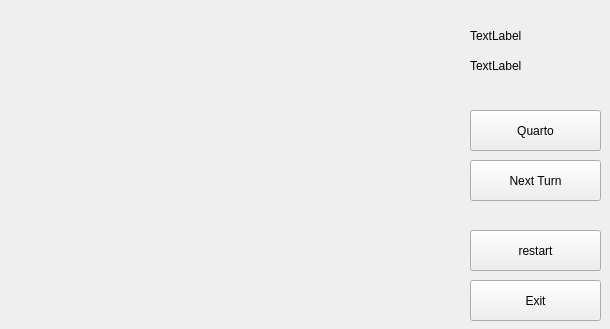
<?xml version="1.0" encoding="UTF-8"?>
<ui version="4.0">
 <class>QuartoWindow</class>
 <widget class="QWidget" name="QuartoWindow">
  <property name="geometry">
   <rect>
    <x>0</x>
    <y>0</y>
    <width>610</width>
    <height>329</height>
   </rect>
  </property>
  <property name="windowTitle">
   <string>Form</string>
  </property>
  <widget class="QPushButton" name="pushButton">
   <property name="geometry">
    <rect>
     <x>470</x>
     <y>280</y>
     <width>131</width>
     <height>41</height>
    </rect>
   </property>
   <property name="text">
    <string>Exit</string>
   </property>
  </widget>
  <widget class="QLabel" name="turn">
   <property name="geometry">
    <rect>
     <x>470</x>
     <y>20</y>
     <width>131</width>
     <height>31</height>
    </rect>
   </property>
   <property name="text">
    <string>TextLabel</string>
   </property>
  </widget>
  <widget class="QLabel" name="status">
   <property name="geometry">
    <rect>
     <x>470</x>
     <y>50</y>
     <width>131</width>
     <height>31</height>
    </rect>
   </property>
   <property name="text">
    <string>TextLabel</string>
   </property>
  </widget>
  <widget class="QPushButton" name="checkWin">
   <property name="geometry">
    <rect>
     <x>470</x>
     <y>110</y>
     <width>131</width>
     <height>41</height>
    </rect>
   </property>
   <property name="text">
    <string>Quarto</string>
   </property>
  </widget>
  <widget class="QPushButton" name="start">
   <property name="geometry">
    <rect>
     <x>470</x>
     <y>230</y>
     <width>131</width>
     <height>41</height>
    </rect>
   </property>
   <property name="text">
    <string>restart</string>
   </property>
  </widget>
  <widget class="QPushButton" name="nextTurn">
   <property name="geometry">
    <rect>
     <x>470</x>
     <y>160</y>
     <width>131</width>
     <height>41</height>
    </rect>
   </property>
   <property name="text">
    <string>Next Turn</string>
   </property>
  </widget>
 </widget>
 <resources/>
 <connections/>
</ui>
